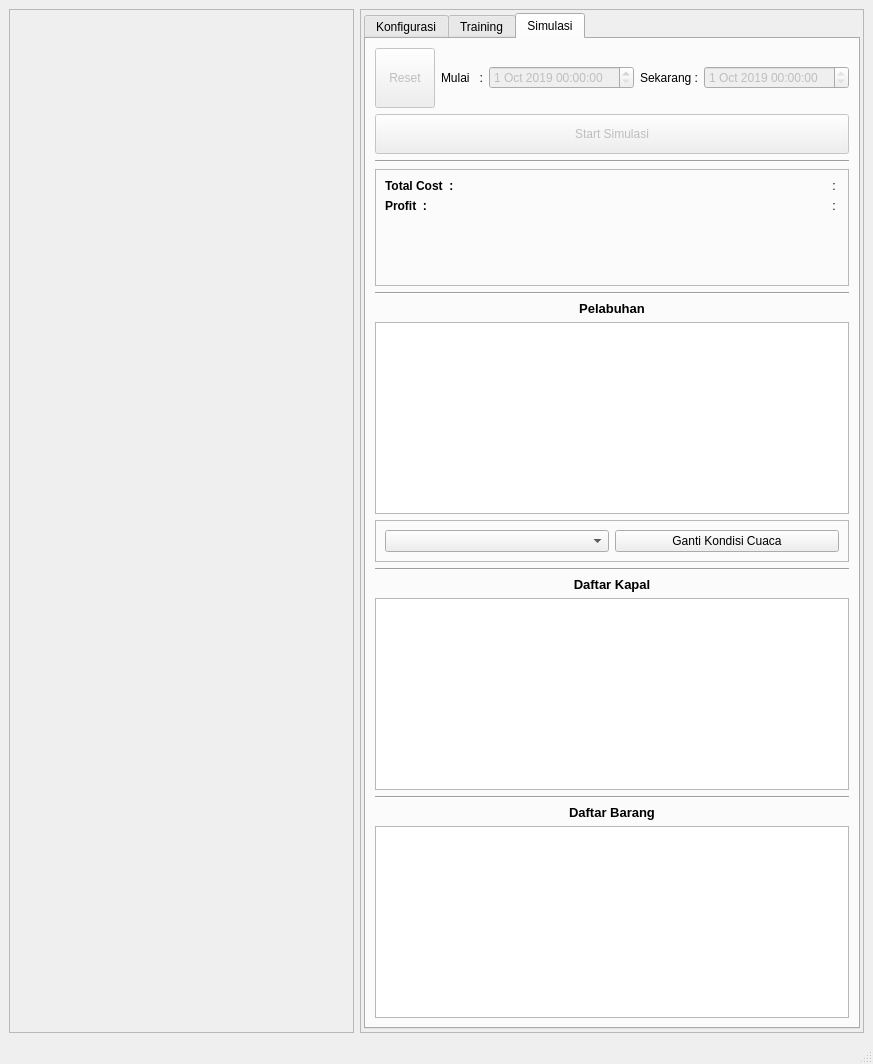
<?xml version="1.0" encoding="UTF-8"?>
<ui version="4.0">
 <class>MainWindow</class>
 <widget class="QMainWindow" name="MainWindow">
  <property name="geometry">
   <rect>
    <x>0</x>
    <y>0</y>
    <width>873</width>
    <height>1064</height>
   </rect>
  </property>
  <property name="sizePolicy">
   <sizepolicy hsizetype="Maximum" vsizetype="MinimumExpanding">
    <horstretch>0</horstretch>
    <verstretch>0</verstretch>
   </sizepolicy>
  </property>
  <property name="windowTitle">
   <string>MainWindow</string>
  </property>
  <widget class="QWidget" name="centralwidget">
   <layout class="QHBoxLayout" name="horizontalLayout">
    <item>
     <widget class="QFrame" name="frame1">
      <property name="sizePolicy">
       <sizepolicy hsizetype="Preferred" vsizetype="Preferred">
        <horstretch>3</horstretch>
        <verstretch>0</verstretch>
       </sizepolicy>
      </property>
      <property name="frameShape">
       <enum>QFrame::StyledPanel</enum>
      </property>
      <property name="frameShadow">
       <enum>QFrame::Raised</enum>
      </property>
     </widget>
    </item>
    <item>
     <widget class="QFrame" name="frame_2">
      <property name="sizePolicy">
       <sizepolicy hsizetype="Preferred" vsizetype="Preferred">
        <horstretch>2</horstretch>
        <verstretch>0</verstretch>
       </sizepolicy>
      </property>
      <property name="frameShape">
       <enum>QFrame::StyledPanel</enum>
      </property>
      <property name="frameShadow">
       <enum>QFrame::Raised</enum>
      </property>
      <layout class="QVBoxLayout" name="verticalLayout">
       <property name="leftMargin">
        <number>3</number>
       </property>
       <property name="topMargin">
        <number>3</number>
       </property>
       <property name="rightMargin">
        <number>3</number>
       </property>
       <property name="bottomMargin">
        <number>3</number>
       </property>
       <item>
        <widget class="QTabWidget" name="tabWidget">
         <property name="enabled">
          <bool>true</bool>
         </property>
         <property name="currentIndex">
          <number>2</number>
         </property>
         <widget class="QWidget" name="tab_2">
          <attribute name="title">
           <string>Konfigurasi</string>
          </attribute>
          <layout class="QVBoxLayout" name="verticalLayout_4">
           <item>
            <widget class="QLabel" name="label">
             <property name="font">
              <font>
               <pointsize>9</pointsize>
               <weight>75</weight>
               <bold>true</bold>
              </font>
             </property>
             <property name="text">
              <string>Muat Data</string>
             </property>
             <property name="alignment">
              <set>Qt::AlignCenter</set>
             </property>
            </widget>
           </item>
           <item>
            <widget class="QWidget" name="widget" native="true">
             <property name="sizePolicy">
              <sizepolicy hsizetype="Preferred" vsizetype="Preferred">
               <horstretch>3</horstretch>
               <verstretch>0</verstretch>
              </sizepolicy>
             </property>
             <layout class="QHBoxLayout" name="horizontalLayout_3">
              <property name="leftMargin">
               <number>1</number>
              </property>
              <property name="topMargin">
               <number>1</number>
              </property>
              <property name="rightMargin">
               <number>1</number>
              </property>
              <property name="bottomMargin">
               <number>1</number>
              </property>
              <item>
               <widget class="QPushButton" name="pushButton_pilih">
                <property name="sizePolicy">
                 <sizepolicy hsizetype="Expanding" vsizetype="Fixed">
                  <horstretch>2</horstretch>
                  <verstretch>0</verstretch>
                 </sizepolicy>
                </property>
                <property name="styleSheet">
                 <string notr="true">color: rgb(255, 0, 0);</string>
                </property>
                <property name="text">
                 <string>Pilih File</string>
                </property>
                <property name="flat">
                 <bool>true</bool>
                </property>
               </widget>
              </item>
              <item>
               <widget class="QPushButton" name="pushButton_load">
                <property name="sizePolicy">
                 <sizepolicy hsizetype="Expanding" vsizetype="Fixed">
                  <horstretch>1</horstretch>
                  <verstretch>0</verstretch>
                 </sizepolicy>
                </property>
                <property name="text">
                 <string>Load</string>
                </property>
               </widget>
              </item>
             </layout>
            </widget>
           </item>
           <item>
            <widget class="QWidget" name="widget_2" native="true">
             <layout class="QVBoxLayout" name="verticalLayout_2">
              <property name="leftMargin">
               <number>10</number>
              </property>
              <property name="topMargin">
               <number>1</number>
              </property>
              <property name="rightMargin">
               <number>10</number>
              </property>
              <property name="bottomMargin">
               <number>1</number>
              </property>
              <item>
               <layout class="QFormLayout" name="formLayout">
                <item row="0" column="0">
                 <widget class="QLabel" name="label_2">
                  <property name="text">
                   <string>Pel. Utama</string>
                  </property>
                 </widget>
                </item>
                <item row="0" column="1">
                 <widget class="QLabel" name="label_pel_utama">
                  <property name="text">
                   <string>: 0</string>
                  </property>
                 </widget>
                </item>
                <item row="1" column="0">
                 <widget class="QLabel" name="label_4">
                  <property name="text">
                   <string>Pel. Pengumpul</string>
                  </property>
                 </widget>
                </item>
                <item row="1" column="1">
                 <widget class="QLabel" name="label_pel_pengumpul">
                  <property name="text">
                   <string>: 0</string>
                  </property>
                 </widget>
                </item>
                <item row="2" column="0">
                 <widget class="QLabel" name="label_6">
                  <property name="text">
                   <string>Pel. Pengumpan</string>
                  </property>
                 </widget>
                </item>
                <item row="2" column="1">
                 <widget class="QLabel" name="label_pel_pengumpan">
                  <property name="text">
                   <string>: 0</string>
                  </property>
                 </widget>
                </item>
               </layout>
              </item>
             </layout>
            </widget>
           </item>
           <item>
            <widget class="Line" name="line">
             <property name="orientation">
              <enum>Qt::Horizontal</enum>
             </property>
            </widget>
           </item>
           <item>
            <widget class="QLabel" name="label_16">
             <property name="font">
              <font>
               <pointsize>9</pointsize>
               <weight>75</weight>
               <bold>true</bold>
              </font>
             </property>
             <property name="text">
              <string>Daftar Barang</string>
             </property>
             <property name="alignment">
              <set>Qt::AlignCenter</set>
             </property>
            </widget>
           </item>
           <item>
            <widget class="QTableWidget" name="tableWidget">
             <property name="font">
              <font>
               <pointsize>8</pointsize>
              </font>
             </property>
             <property name="sizeAdjustPolicy">
              <enum>QAbstractScrollArea::AdjustToContentsOnFirstShow</enum>
             </property>
             <property name="editTriggers">
              <set>QAbstractItemView::NoEditTriggers</set>
             </property>
             <property name="wordWrap">
              <bool>false</bool>
             </property>
             <attribute name="verticalHeaderStretchLastSection">
              <bool>false</bool>
             </attribute>
            </widget>
           </item>
           <item>
            <widget class="QWidget" name="widget_3" native="true">
             <property name="enabled">
              <bool>false</bool>
             </property>
             <layout class="QHBoxLayout" name="horizontalLayout_2">
              <item>
               <widget class="QLabel" name="label_17">
                <property name="sizePolicy">
                 <sizepolicy hsizetype="Maximum" vsizetype="Preferred">
                  <horstretch>0</horstretch>
                  <verstretch>0</verstretch>
                 </sizepolicy>
                </property>
                <property name="text">
                 <string>Qty :</string>
                </property>
               </widget>
              </item>
              <item>
               <widget class="QLineEdit" name="lineEdit_quantity"/>
              </item>
              <item>
               <widget class="QLabel" name="label_18">
                <property name="sizePolicy">
                 <sizepolicy hsizetype="Maximum" vsizetype="Preferred">
                  <horstretch>0</horstretch>
                  <verstretch>0</verstretch>
                 </sizepolicy>
                </property>
                <property name="text">
                 <string>From :</string>
                </property>
               </widget>
              </item>
              <item>
               <widget class="QComboBox" name="comboBox_from"/>
              </item>
              <item>
               <widget class="QLabel" name="label_19">
                <property name="sizePolicy">
                 <sizepolicy hsizetype="Maximum" vsizetype="Preferred">
                  <horstretch>0</horstretch>
                  <verstretch>0</verstretch>
                 </sizepolicy>
                </property>
                <property name="text">
                 <string>to :</string>
                </property>
               </widget>
              </item>
              <item>
               <widget class="QComboBox" name="comboBox_to"/>
              </item>
              <item>
               <widget class="QPushButton" name="pushButton_add">
                <property name="text">
                 <string>Add</string>
                </property>
               </widget>
              </item>
             </layout>
            </widget>
           </item>
           <item>
            <widget class="Line" name="line_2">
             <property name="orientation">
              <enum>Qt::Horizontal</enum>
             </property>
            </widget>
           </item>
           <item>
            <widget class="QPushButton" name="pushButton_save">
             <property name="minimumSize">
              <size>
               <width>0</width>
               <height>50</height>
              </size>
             </property>
             <property name="text">
              <string>Next</string>
             </property>
             <property name="iconSize">
              <size>
               <width>50</width>
               <height>20</height>
              </size>
             </property>
            </widget>
           </item>
          </layout>
         </widget>
         <widget class="QWidget" name="tab">
          <attribute name="title">
           <string>Training</string>
          </attribute>
          <layout class="QVBoxLayout" name="verticalLayout_6">
           <item>
            <widget class="QLabel" name="label_20">
             <property name="sizePolicy">
              <sizepolicy hsizetype="Preferred" vsizetype="Maximum">
               <horstretch>0</horstretch>
               <verstretch>0</verstretch>
              </sizepolicy>
             </property>
             <property name="font">
              <font>
               <pointsize>9</pointsize>
               <weight>75</weight>
               <bold>true</bold>
              </font>
             </property>
             <property name="text">
              <string>Parameter Training</string>
             </property>
             <property name="alignment">
              <set>Qt::AlignCenter</set>
             </property>
            </widget>
           </item>
           <item>
            <layout class="QGridLayout" name="gridLayout">
             <item row="0" column="2">
              <widget class="QLabel" name="label_3">
               <property name="text">
                <string>popSize  :</string>
               </property>
              </widget>
             </item>
             <item row="1" column="2">
              <widget class="QLabel" name="label_8">
               <property name="text">
                <string>eliteSize  :</string>
               </property>
              </widget>
             </item>
             <item row="0" column="0">
              <widget class="QLabel" name="label_5">
               <property name="sizePolicy">
                <sizepolicy hsizetype="Preferred" vsizetype="Maximum">
                 <horstretch>0</horstretch>
                 <verstretch>0</verstretch>
                </sizepolicy>
               </property>
               <property name="text">
                <string>Mutation Rate :</string>
               </property>
              </widget>
             </item>
             <item row="1" column="0">
              <widget class="QLabel" name="label_21">
               <property name="sizePolicy">
                <sizepolicy hsizetype="Preferred" vsizetype="Maximum">
                 <horstretch>0</horstretch>
                 <verstretch>0</verstretch>
                </sizepolicy>
               </property>
               <property name="text">
                <string>Generations   :</string>
               </property>
              </widget>
             </item>
             <item row="0" column="1">
              <widget class="QLineEdit" name="lineEdit_mutation">
               <property name="text">
                <string>0.007</string>
               </property>
              </widget>
             </item>
             <item row="1" column="1">
              <widget class="QLineEdit" name="lineEdit_generation">
               <property name="text">
                <string>10</string>
               </property>
              </widget>
             </item>
             <item row="0" column="3">
              <widget class="QLineEdit" name="lineEdit_popSizes">
               <property name="text">
                <string>5</string>
               </property>
              </widget>
             </item>
             <item row="0" column="4" rowspan="2">
              <widget class="QPushButton" name="pushButton_Initialize">
               <property name="enabled">
                <bool>false</bool>
               </property>
               <property name="sizePolicy">
                <sizepolicy hsizetype="Minimum" vsizetype="MinimumExpanding">
                 <horstretch>0</horstretch>
                 <verstretch>0</verstretch>
                </sizepolicy>
               </property>
               <property name="text">
                <string>Initialize</string>
               </property>
              </widget>
             </item>
             <item row="1" column="3">
              <widget class="QLineEdit" name="lineEdit_eliteSize">
               <property name="text">
                <string>3</string>
               </property>
              </widget>
             </item>
            </layout>
           </item>
           <item>
            <widget class="QPushButton" name="pushButton_training">
             <property name="enabled">
              <bool>false</bool>
             </property>
             <property name="minimumSize">
              <size>
               <width>0</width>
               <height>50</height>
              </size>
             </property>
             <property name="text">
              <string>Mulai Training</string>
             </property>
            </widget>
           </item>
           <item>
            <widget class="QFrame" name="frame_3">
             <property name="sizePolicy">
              <sizepolicy hsizetype="Preferred" vsizetype="Preferred">
               <horstretch>0</horstretch>
               <verstretch>2</verstretch>
              </sizepolicy>
             </property>
             <property name="frameShape">
              <enum>QFrame::StyledPanel</enum>
             </property>
             <property name="frameShadow">
              <enum>QFrame::Raised</enum>
             </property>
             <layout class="QVBoxLayout" name="verticalLayout_5">
              <item>
               <widget class="QWidget" name="widget_graph" native="true">
                <property name="sizePolicy">
                 <sizepolicy hsizetype="MinimumExpanding" vsizetype="Preferred">
                  <horstretch>0</horstretch>
                  <verstretch>2</verstretch>
                 </sizepolicy>
                </property>
               </widget>
              </item>
              <item>
               <widget class="QListWidget" name="listWidget">
                <property name="sizePolicy">
                 <sizepolicy hsizetype="Expanding" vsizetype="Expanding">
                  <horstretch>0</horstretch>
                  <verstretch>3</verstretch>
                 </sizepolicy>
                </property>
                <property name="contextMenuPolicy">
                 <enum>Qt::PreventContextMenu</enum>
                </property>
                <property name="textElideMode">
                 <enum>Qt::ElideRight</enum>
                </property>
                <property name="verticalScrollMode">
                 <enum>QAbstractItemView::ScrollPerPixel</enum>
                </property>
                <property name="movement">
                 <enum>QListView::Free</enum>
                </property>
                <property name="flow">
                 <enum>QListView::TopToBottom</enum>
                </property>
                <property name="spacing">
                 <number>2</number>
                </property>
                <property name="viewMode">
                 <enum>QListView::ListMode</enum>
                </property>
                <property name="wordWrap">
                 <bool>true</bool>
                </property>
               </widget>
              </item>
              <item>
               <widget class="QListWidget" name="listWidget_rute">
                <property name="wordWrap">
                 <bool>true</bool>
                </property>
               </widget>
              </item>
              <item>
               <widget class="QPushButton" name="pushButton_download">
                <property name="enabled">
                 <bool>false</bool>
                </property>
                <property name="minimumSize">
                 <size>
                  <width>0</width>
                  <height>35</height>
                 </size>
                </property>
                <property name="text">
                 <string>Download</string>
                </property>
               </widget>
              </item>
             </layout>
            </widget>
           </item>
          </layout>
         </widget>
         <widget class="QWidget" name="tab_3">
          <attribute name="title">
           <string>Simulasi</string>
          </attribute>
          <layout class="QVBoxLayout" name="verticalLayout_7">
           <item>
            <layout class="QHBoxLayout" name="horizontalLayout_7">
             <item>
              <widget class="QPushButton" name="pushButton_reset">
               <property name="enabled">
                <bool>false</bool>
               </property>
               <property name="sizePolicy">
                <sizepolicy hsizetype="Fixed" vsizetype="Fixed">
                 <horstretch>0</horstretch>
                 <verstretch>0</verstretch>
                </sizepolicy>
               </property>
               <property name="minimumSize">
                <size>
                 <width>60</width>
                 <height>60</height>
                </size>
               </property>
               <property name="text">
                <string>Reset</string>
               </property>
              </widget>
             </item>
             <item>
              <layout class="QVBoxLayout" name="verticalLayout_3">
               <item>
                <layout class="QHBoxLayout" name="horizontalLayout_5">
                 <item>
                  <widget class="QLabel" name="label_9">
                   <property name="sizePolicy">
                    <sizepolicy hsizetype="Maximum" vsizetype="Preferred">
                     <horstretch>0</horstretch>
                     <verstretch>0</verstretch>
                    </sizepolicy>
                   </property>
                   <property name="text">
                    <string>Mulai   :</string>
                   </property>
                  </widget>
                 </item>
                 <item>
                  <widget class="QDateTimeEdit" name="dateTimeEdit">
                   <property name="enabled">
                    <bool>false</bool>
                   </property>
                   <property name="date">
                    <date>
                     <year>2019</year>
                     <month>10</month>
                     <day>1</day>
                    </date>
                   </property>
                  </widget>
                 </item>
                 <item>
                  <layout class="QHBoxLayout" name="horizontalLayout_6">
                   <item>
                    <widget class="QLabel" name="label_10">
                     <property name="sizePolicy">
                      <sizepolicy hsizetype="Maximum" vsizetype="Preferred">
                       <horstretch>0</horstretch>
                       <verstretch>0</verstretch>
                      </sizepolicy>
                     </property>
                     <property name="text">
                      <string>Sekarang :</string>
                     </property>
                    </widget>
                   </item>
                   <item>
                    <widget class="QDateTimeEdit" name="dateTimeEdit_2">
                     <property name="enabled">
                      <bool>false</bool>
                     </property>
                     <property name="readOnly">
                      <bool>true</bool>
                     </property>
                     <property name="date">
                      <date>
                       <year>2019</year>
                       <month>10</month>
                       <day>1</day>
                      </date>
                     </property>
                    </widget>
                   </item>
                  </layout>
                 </item>
                </layout>
               </item>
              </layout>
             </item>
            </layout>
           </item>
           <item>
            <widget class="QPushButton" name="pushButton_start_simulasi">
             <property name="enabled">
              <bool>false</bool>
             </property>
             <property name="minimumSize">
              <size>
               <width>0</width>
               <height>40</height>
              </size>
             </property>
             <property name="text">
              <string>Start Simulasi</string>
             </property>
            </widget>
           </item>
           <item>
            <widget class="Line" name="line_5">
             <property name="orientation">
              <enum>Qt::Horizontal</enum>
             </property>
            </widget>
           </item>
           <item>
            <widget class="QFrame" name="frame">
             <property name="sizePolicy">
              <sizepolicy hsizetype="Preferred" vsizetype="Preferred">
               <horstretch>0</horstretch>
               <verstretch>1</verstretch>
              </sizepolicy>
             </property>
             <property name="frameShape">
              <enum>QFrame::StyledPanel</enum>
             </property>
             <property name="frameShadow">
              <enum>QFrame::Raised</enum>
             </property>
             <layout class="QFormLayout" name="formLayout_2">
              <item row="0" column="0">
               <widget class="QLabel" name="label_22">
                <property name="font">
                 <font>
                  <weight>75</weight>
                  <bold>true</bold>
                 </font>
                </property>
                <property name="text">
                 <string>Total Cost  :</string>
                </property>
               </widget>
              </item>
              <item row="0" column="1">
               <widget class="QLabel" name="label_total_cost">
                <property name="text">
                 <string>: </string>
                </property>
                <property name="alignment">
                 <set>Qt::AlignRight|Qt::AlignTrailing|Qt::AlignVCenter</set>
                </property>
               </widget>
              </item>
              <item row="1" column="1">
               <widget class="QLabel" name="label_total_Revenue">
                <property name="text">
                 <string>: </string>
                </property>
                <property name="alignment">
                 <set>Qt::AlignRight|Qt::AlignTrailing|Qt::AlignVCenter</set>
                </property>
               </widget>
              </item>
              <item row="1" column="0">
               <widget class="QLabel" name="label_15">
                <property name="font">
                 <font>
                  <weight>75</weight>
                  <bold>true</bold>
                 </font>
                </property>
                <property name="text">
                 <string>Profit  :</string>
                </property>
               </widget>
              </item>
             </layout>
            </widget>
           </item>
           <item>
            <widget class="Line" name="line_3">
             <property name="orientation">
              <enum>Qt::Horizontal</enum>
             </property>
            </widget>
           </item>
           <item>
            <widget class="QLabel" name="label_7">
             <property name="font">
              <font>
               <pointsize>10</pointsize>
               <weight>75</weight>
               <bold>true</bold>
              </font>
             </property>
             <property name="text">
              <string>Pelabuhan</string>
             </property>
             <property name="alignment">
              <set>Qt::AlignCenter</set>
             </property>
            </widget>
           </item>
           <item>
            <widget class="QTableWidget" name="tableWidget_pelabuhan">
             <property name="sizeAdjustPolicy">
              <enum>QAbstractScrollArea::AdjustIgnored</enum>
             </property>
             <property name="alternatingRowColors">
              <bool>false</bool>
             </property>
             <property name="sortingEnabled">
              <bool>false</bool>
             </property>
             <property name="wordWrap">
              <bool>false</bool>
             </property>
            </widget>
           </item>
           <item>
            <widget class="QFrame" name="frame_4">
             <property name="frameShape">
              <enum>QFrame::StyledPanel</enum>
             </property>
             <property name="frameShadow">
              <enum>QFrame::Raised</enum>
             </property>
             <layout class="QVBoxLayout" name="verticalLayout_8">
              <item>
               <layout class="QHBoxLayout" name="horizontalLayout_4">
                <item>
                 <widget class="QComboBox" name="comboBox_pelabuhan"/>
                </item>
                <item>
                 <widget class="QPushButton" name="pushButton_cuaca">
                  <property name="text">
                   <string>Ganti Kondisi Cuaca</string>
                  </property>
                 </widget>
                </item>
               </layout>
              </item>
             </layout>
            </widget>
           </item>
           <item>
            <widget class="Line" name="line_4">
             <property name="orientation">
              <enum>Qt::Horizontal</enum>
             </property>
            </widget>
           </item>
           <item>
            <widget class="QLabel" name="label_kapal">
             <property name="font">
              <font>
               <pointsize>10</pointsize>
               <weight>75</weight>
               <bold>true</bold>
              </font>
             </property>
             <property name="text">
              <string>Daftar Kapal</string>
             </property>
             <property name="alignment">
              <set>Qt::AlignCenter</set>
             </property>
            </widget>
           </item>
           <item>
            <widget class="QTableWidget" name="tableWidget_kapal">
             <property name="sizeAdjustPolicy">
              <enum>QAbstractScrollArea::AdjustIgnored</enum>
             </property>
             <property name="alternatingRowColors">
              <bool>false</bool>
             </property>
             <property name="sortingEnabled">
              <bool>false</bool>
             </property>
             <property name="wordWrap">
              <bool>false</bool>
             </property>
             <attribute name="verticalHeaderStretchLastSection">
              <bool>false</bool>
             </attribute>
            </widget>
           </item>
           <item>
            <widget class="Line" name="line_6">
             <property name="orientation">
              <enum>Qt::Horizontal</enum>
             </property>
            </widget>
           </item>
           <item>
            <widget class="QLabel" name="label_13">
             <property name="font">
              <font>
               <pointsize>10</pointsize>
               <weight>75</weight>
               <bold>true</bold>
              </font>
             </property>
             <property name="text">
              <string>Daftar Barang</string>
             </property>
             <property name="alignment">
              <set>Qt::AlignCenter</set>
             </property>
            </widget>
           </item>
           <item>
            <widget class="QTableWidget" name="tableWidget_2">
             <property name="sizeAdjustPolicy">
              <enum>QAbstractScrollArea::AdjustIgnored</enum>
             </property>
             <property name="alternatingRowColors">
              <bool>false</bool>
             </property>
             <property name="sortingEnabled">
              <bool>false</bool>
             </property>
             <property name="wordWrap">
              <bool>false</bool>
             </property>
            </widget>
           </item>
          </layout>
         </widget>
        </widget>
       </item>
      </layout>
     </widget>
    </item>
   </layout>
  </widget>
  <widget class="QStatusBar" name="statusbar"/>
 </widget>
 <resources/>
 <connections/>
</ui>
